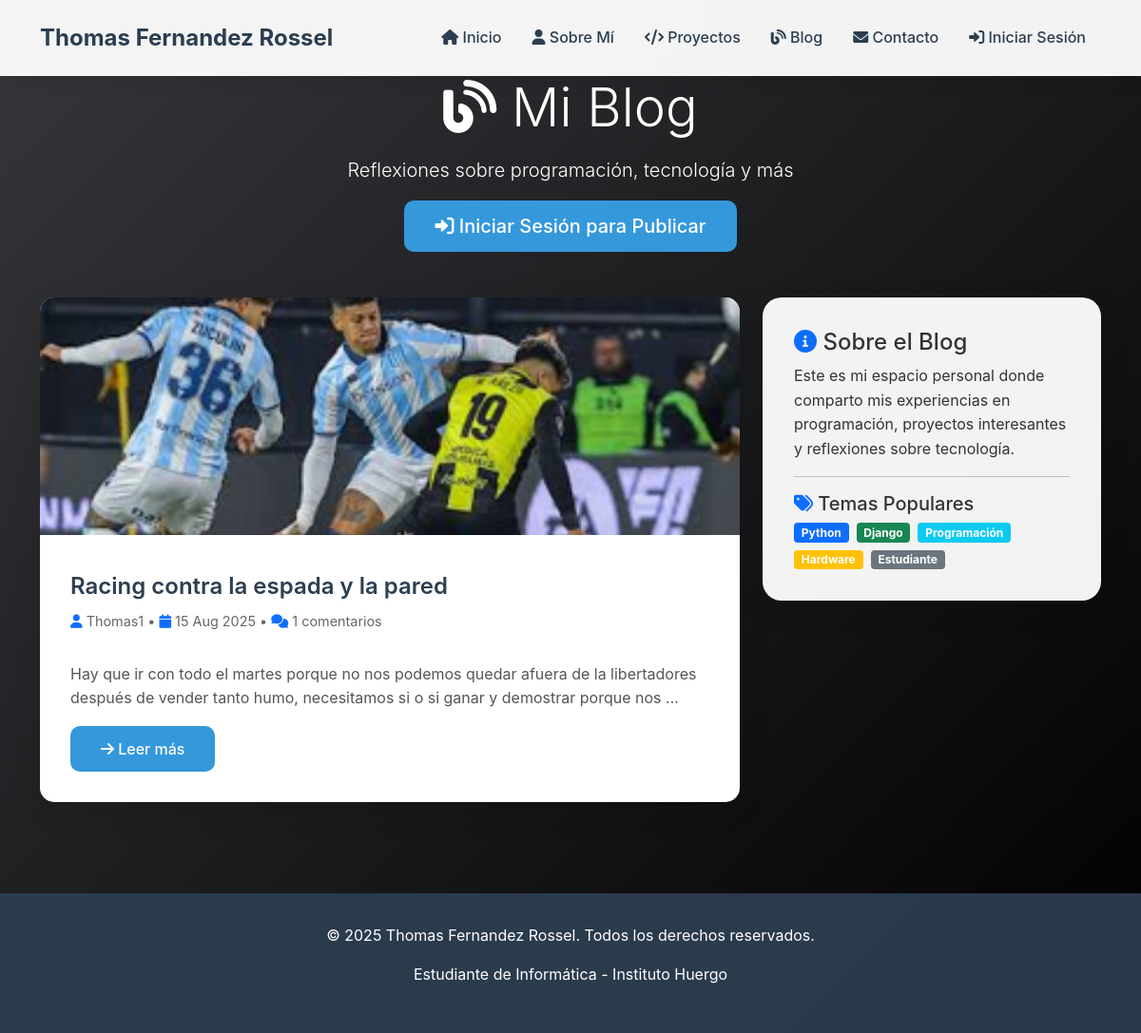
Page /blog/ on the earlier database version.
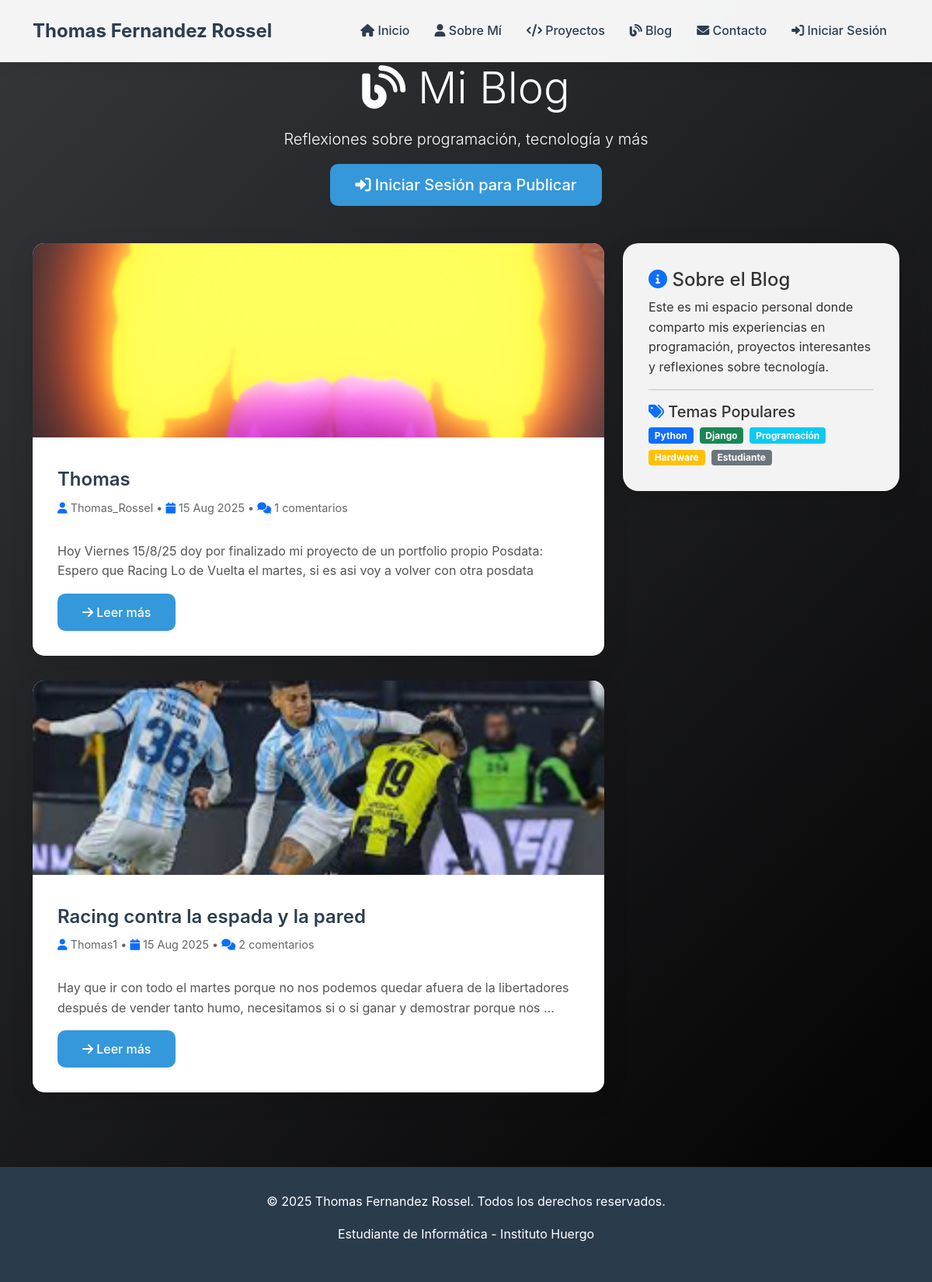
Same page on the later database version.
### blog/models.py (models this page shows, shortened)
class Post(models.Model):
    title = models.CharField(max_length=200)
    content = models.TextField()
    date_posted = models.DateTimeField(default=timezone.now)
    author = models.ForeignKey(User, on_delete=models.CASCADE)
    image = models.ImageField(default='default.jpg', upload_to='blog_images')

### blog/views.py (the view)
# urls.py: path('', PostListView.as_view(), name='blog-home'),
class PostListView(ListView):
    model = Post
    template_name = 'blog/blog_home.html'
    context_object_name = 'posts'
    ordering = ['-date_posted']
    paginate_by = 5

### blog/templates/blog/blog_home.html (shortened to what this page needs)
{% extends 'portfolio/base.html' %}
{% block content %}
<div class="container">
    <div class="text-center text-white mb-5">
        <h1 class="display-4 mb-3">
            <i class="fas fa-blog"></i> Mi Blog
        </h1>
        <p class="lead">Reflexiones sobre programación, tecnología y más</p>
        {% if user.is_authenticated %}
            <a href="{% url 'post-create' %}" class="btn btn-success btn-lg">
                <i class="fas fa-plus"></i> Nueva Publicación
            </a>
        {% else %}
            <a href="{% url 'blog-login' %}" class="btn btn-primary btn-lg">
                <i class="fas fa-sign-in-alt"></i> Iniciar Sesión para Publicar
            </a>
        {% endif %}
    </div>
    <div class="row">
        <div class="col-lg-8">
            {% for post in posts %}
                <article class="post-card fade-in">
                    {% if post.image %}
                        <img src="{{ post.image.url }}" alt="{{ post.title }}" class="post-image">
                    {% endif %}
                    <div class="post-content">
                        <div class="d-flex justify-content-between align-items-start mb-3">
                            <div>
                                <h2>
                                    <a href="{% url 'post-detail' post.id %}" class="post-title text-decoration-none">
                                        {{ post.title }}
                                    </a>
                                </h2>
                                <div class="post-meta">
                                    <i class="fas fa-user text-primary"></i> {{ post.author.username }} •
                                    <i class="fas fa-calendar text-primary"></i> {{ post.date_posted|date:"d M Y" }} •
                                    <i class="fas fa-comments text-primary"></i> {{ post.comments.count }} comentarios
                                </div>
                            </div>
                        </div>
                        <div class="post-excerpt">
                            {{ post.content|truncatewords:30 }}
                        </div>
                        <a href="{% url 'post-detail' post.id %}" class="btn btn-primary">
                            <i class="fas fa-arrow-right"></i> Leer más
                        </a>
                    </div>
                </article>
            {% endfor %}
        </div>
        <div class="col-lg-4">
            <div class="content-card">
                <h4><i class="fas fa-info-circle text-primary"></i> Sobre el Blog</h4>
                <p>Este es mi espacio personal donde comparto mis experiencias en programación, proyectos interesantes y reflexiones sobre tecnología.</p>
                <hr>
                <h5><i class="fas fa-tags text-primary"></i> Temas Populares</h5>
                <div class="d-flex flex-wrap gap-2">
                    <span class="badge bg-primary">Python</span>
                    <span class="badge bg-success">Django</span>
                    <span class="badge bg-info">Programación</span>
                    <span class="badge bg-warning">Hardware</span>
                    <span class="badge bg-secondary">Estudiante</span>
                </div>
            </div>
        </div>
    </div>
</div>
{% endblock %}

### portfolio/templates/portfolio/base.html (shortened to what this page needs)
<!DOCTYPE html>
<html lang="es">
<head>
    <link href="https://cdn.jsdelivr.net/npm/bootstrap@5.1.3/dist/css/bootstrap.min.css" rel="stylesheet">
    <link rel="stylesheet" href="https://cdnjs.cloudflare.com/ajax/libs/font-awesome/6.0.0/css/all.min.css">
</head>
<body>
    <nav class="navbar navbar-expand-lg fixed-top">
        <div class="container">
            <a class="navbar-brand" href="{% url 'portfolio-home' %}">
                Thomas Fernandez Rossel
            </a>
            <div class="collapse navbar-collapse" id="navbarNav">
                <ul class="navbar-nav ms-auto">
                    <li class="nav-item">
                        <a class="nav-link" href="{% url 'portfolio-home' %}">
                            <i class="fas fa-home"></i> Inicio
                        </a>
                    </li>
                    <li class="nav-item">
                        <a class="nav-link" href="{% url 'portfolio-about' %}">
                            <i class="fas fa-user"></i> Sobre Mí
                        </a>
                    </li>
                    <li class="nav-item">
                        <a class="nav-link" href="{% url 'portfolio-projects' %}">
                            <i class="fas fa-code"></i> Proyectos
                        </a>
                    </li>
                    <li class="nav-item">
                        <a class="nav-link" href="{% url 'blog-home' %}">
                            <i class="fas fa-blog"></i> Blog
                        </a>
                    </li>
                    <li class="nav-item">
                        <a class="nav-link" href="{% url 'portfolio-contact' %}">
                            <i class="fas fa-envelope"></i> Contacto
                        </a>
                    </li>
                    {% if user.is_authenticated %}
                        <li class="nav-item dropdown">
                            <a class="nav-link dropdown-toggle" href="#" id="navbarDropdown" role="button" data-bs-toggle="dropdown">
                                <i class="fas fa-user-circle"></i> {{ user.username }}
                            </a>
                            <ul class="dropdown-menu">
                                <li><a class="dropdown-item" href="{% url 'post-create' %}">Nueva Publicación</a></li>
                                <li><a class="dropdown-item" href="{% url 'profile' %}">Mi Perfil</a></li>
                                <li><hr class="dropdown-divider"></li>
                                <li>
                                    <form method="POST" action="{% url 'blog-logout' %}" style="display:inline;">
                                        {% csrf_token %}
                                        <button type="submit" class="dropdown-item">Cerrar Sesión</button>
                                        </form>
                                </li>
                            </ul>
                        </li>
                    {% else %}
                        <li class="nav-item">
                            <a class="nav-link" href="{% url 'blog-login' %}">
                                <i class="fas fa-sign-in-alt"></i> Iniciar Sesión
                            </a>
                        </li>
                    {% endif %}
                </ul>
            </div>
        </div>
    </nav>
    <main class="main-container" style="margin-top: 80px;">
        {% block content %}{% endblock %}
    </main>
    <footer class="footer">
        <div class="container">
            <p>&copy; 2025 Thomas Fernandez Rossel. Todos los derechos reservados.</p>
            <p>Estudiante de Informática - Instituto Huergo</p>
        </div>
    </footer>
</body>
</html>

### portfolio/templates/portfolio/base.html (style rules this page uses)
:root { --primary-color: #2c3e50; --secondary-color: #3498db; --accent-color: #e74c3c; --bg-gradient: linear-gradient(135deg, #36373b 0%, #000000 100%); --card-shadow: 0 8px 32px rgba(0, 0, 0, 0.1); }
* { margin: 0; padding: 0; box-sizing: border-box; }
body { font-family: 'Inter', -apple-system, BlinkMacSystemFont, sans-serif; line-height: 1.6; color: #333; background: var(--bg-gradient); min-height: 100vh; }
.navbar { background: rgba(255, 255, 255, 0.95); backdrop-filter: blur(10px); box-shadow: 0 2px 20px rgba(0, 0, 0, 0.1); padding: 1rem 0; }
.navbar-brand { font-weight: 700; font-size: 1.5rem; color: var(--primary-color) !important; text-decoration: none; }
.nav-link { color: var(--primary-color) !important; font-weight: 500; margin: 0 0.5rem; transition: all 0.3s ease; position: relative; }
.main-container { margin: 2rem 0; }
.content-card { background: rgba(255, 255, 255, 0.95); border-radius: 20px; padding: 2rem; box-shadow: var(--card-shadow); backdrop-filter: blur(10px); border: 1px solid rgba(255, 255, 255, 0.2); margin-bottom: 2rem; transition: transform 0.3s ease; }
.post-card { background: white; border-radius: 15px; overflow: hidden; box-shadow: var(--card-shadow); transition: all 0.3s ease; margin-bottom: 2rem; }
.post-image { width: 100%; height: 250px; object-fit: cover; }
.post-content { padding: 2rem; }
.post-title { color: var(--primary-color); font-size: 1.5rem; font-weight: 600; margin-bottom: 1rem; text-decoration: none; }
.post-meta { color: #666; font-size: 0.9rem; margin-bottom: 1rem; }
.post-excerpt { color: #555; line-height: 1.6; margin-bottom: 1rem; }
.btn-primary { background: var(--secondary-color); border: none; border-radius: 10px; padding: 0.75rem 2rem; font-weight: 500; transition: all 0.3s ease; }
.footer { background: rgba(44, 62, 80, 0.95); color: white; text-align: center; padding: 2rem 0; margin-top: 4rem; }
.fade-in { animation: fadeIn 0.8s ease-in; }

Differences in the rows shown:
added Post: image (picture), title "Thomas", author.username "Thomas_Rossel", date_posted "15 Aug 2025", comments.count "1", content "Hoy Viernes 15/8/25 doy por finalizado mi proyecto de un portfolio propio Posdata: Espero que Racing Lo de Vuelta el martes, si es asi voy a volver con otra posdata"
computed for Post "Racing contra la espada y la pared": comments.count "1" → "2"
